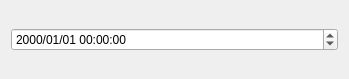
<?xml version="1.0" encoding="UTF-8"?>
<ui version="4.0">
 <class>QtASMClass</class>
 <widget class="QWidget" name="QtASMClass">
  <property name="geometry">
   <rect>
    <x>0</x>
    <y>0</y>
    <width>349</width>
    <height>79</height>
   </rect>
  </property>
  <property name="windowTitle">
   <string>QtASM</string>
  </property>
  <layout class="QGridLayout" name="gridLayout">
   <item row="0" column="0">
    <widget class="QDateTimeEdit" name="dateTimeEdit">
     <property name="displayFormat">
      <string>yyyy/MM/dd HH:mm:ss</string>
     </property>
    </widget>
   </item>
  </layout>
 </widget>
 <layoutdefault spacing="6" margin="11"/>
 <resources>
  <include location="QtASM.qrc"/>
 </resources>
 <connections/>
</ui>
